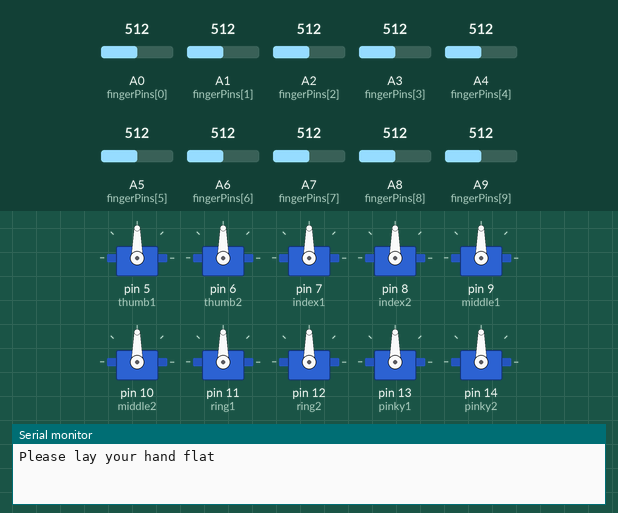
A sketch run on a simulated Arduino Mega 2560, built with avr-gcc and run on an emulated ATmega2560. On the bench: 10 × servo, the last lines printed to the serial monitor. Inputs (shaded band) come from the test bench; at power-on: A0 (fingerPins[0]) = 512, A1 (fingerPins[1]) = 512, A2 (fingerPins[2]) = 512, A3 (fingerPins[3]) = 512, A4 (fingerPins[4]) = 512, A5 (fingerPins[5]) = 512, A6 (fingerPins[6]) = 512, A7 (fingerPins[7]) = 512, A8 (fingerPins[8]) = 512, A9 (fingerPins[9]) = 512.

Above: at 0.1 s.
At 48.2 s:
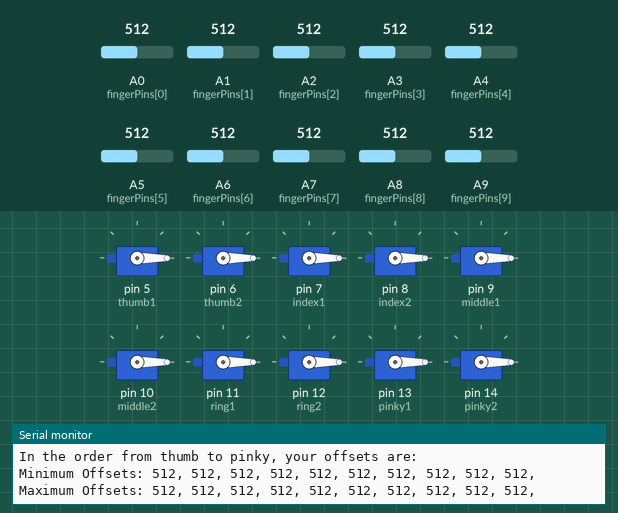
Timing chart, 0 to 49.7 s (numbered marks = the images above):
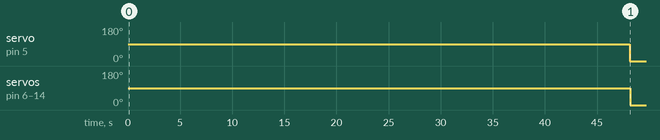

The sketch:

MainDuDiable.ino
```cpp
/*
 Name:		MainDuDiable.ino
 Created:	18/01/2019 11:58:46
 Author:	Axel
*/

#include <Servo.h>

Servo thumb1, thumb2, index1, index2, middle1, middle2, ring1, ring2, pinky1, pinky2;

int fingerPins[10] = { A0, A1, A2, A3, A4, A5, A6, A7, A8, A9 };
int fingerVals[10];
const char *names[10] = { "Thumb1: ", "Thumb2: ", "Index1: ", "Index2: ", "Middle1: ", "Middle2: ", "Ring1: ", "Ring2: ", "Pinky1: ", "Pinky2: " };
int CalibrationVals[2][10];

int angles[10];
int val;
int flexPins[] = { A0,A1,A2,A3,A4,A5,A6,A7,A8,A9 };
/*--------------------------------------------------------------------------------------------------------------------------------------------------------------------------------------------------------------------------*/
void setup() {
	Serial.begin(9600);
	thumb1.attach(5);
	thumb2.attach(6);
	index1.attach(7);
	index2.attach(8);
	middle1.attach(9);
	middle2.attach(10);
	ring1.attach(11);
	ring2.attach(12);
	pinky1.attach(13);
	pinky2.attach(14);
	CalibrateFlexSensors();
}
/*--------------------------------------------------------------------------------------------------------------------------------------------------------------------------------------------------------------------------*/
void loop() {
	for (int i = 0; i < 10; i += 1) {
		val = analogRead(flexPins[i]);
		angles[i] = map(val, CalibrationVals[0][i], CalibrationVals[1][i], 0, 180);
		angles[i] = constrain(angles[i], 0, 180);
		Serial.print(angles[i]);
		Serial.print('\t');
		if (i == 0) { thumb1.write(angles[i]); }
		if (i == 1) { thumb2.write(angles[i]); }
		if (i == 2) { index1.write(angles[i]); }
		if (i == 3) { index2.write(angles[i]); }
		if (i == 4) { middle1.write(angles[i]); }
		if (i == 5) { middle2.write(angles[i]); }
		if (i == 6) { ring1.write(angles[i]); }
		if (i == 7) { ring2.write(angles[i]); }
		if (i == 8) { pinky1.write(angles[i]); }
		if (i == 9) { pinky2.write(angles[i]); }
	}
	Serial.println();
	delay(100);
}
/*--------------------------------------------------------------------------------------------------------------------------------------------------------------------------------------------------------------------------*/
void CalibrateFlexSensors() {
	int calibrationCount = 0;
	while (calibrationCount <= 1) {
		if (calibrationCount == 0) {
			Serial.println("Please lay your hand flat");
			delay(3000);
			Serial.println("Collecting minimum flex readings");
		}
		else if (calibrationCount == 1) {
			Serial.println("Please close you hand into a fist");
			delay(3000);
			Serial.println("Collecting maximum flex readings");
		}
		delay(500);
		for (int i = 0; i < 10; i++) {
			int readingCount = 0;
			int readingSum = 0;
			while (readingCount < 10) {
				readingSum += analogRead(fingerPins[i]);
				readingCount += 1;
				delay(200);
			}
			CalibrationVals[calibrationCount][i] = readingSum / 10;
		}
		calibrationCount += 1;
	}
	Serial.println("Calibration Complete");
	delay(1000);
	Serial.println("In the order from thumb to pinky, your offsets are:");
	for (int i = 0; i < 2; i++) {
		if (i == 0) { Serial.print("Minimum Offsets: "); }
		else { Serial.print("Maximum Offsets: "); }
		for (int j = 0; j < 10; j++) {
			Serial.print(CalibrationVals[i][j]);
			Serial.print(", ");
		}
		Serial.println();
	}
}
```

Measured:
- by itself, servo on pin 5 (thumb1), servo on pin 6 (thumb2), servo on pin 7 (index1), servo on pin 8 (index2), servo on pin 9 (middle1), servo on pin 10 (middle2), servo on pin 11 (ring1), servo on pin 12 (ring2), servo on pin 13 (pinky1), servo on pin 14 (pinky2): 90° → 0° at 48.2 s
